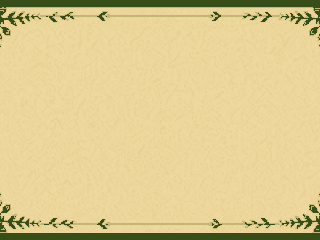
#> input picture game/assets/ui_pack_bg.png, 320 x 240 px
$ python -i build-pack-ui-from-gen.py   (imports and definitions only)
#> lines starting #> are read from the running program, lines starting #| are printed output that depends on the picture
#> further down, picture is the input picture: PIL image 320x240 RGBA; mean R, G, B, A 220.8, 202.5, 143.8, 255
#!/usr/bin/env python3
"""Lock text-to-image pack UI + gear icons into hard-pixel runtime assets."""
from __future__ import annotations

from pathlib import Path

import numpy as np
from PIL import Image

ROOT = Path(__file__).resolve().parents[1]
from asset_layout import ASSETS, GEAR, UI
DOCS = ROOT / "docs" / "promo"
GEN_BG = Path("/Users/ruska/.cursor/projects/Users-ruska-projects-3ds/assets/pack_bg_gen.png")
GEN_SHEET = Path("/Users/ruska/.cursor/projects/Users-ruska-projects-3ds/assets/gear_sheet_gen.png")

GEAR_IDS = ["tent", "drip", "tea", "rod", "cup", "cook"]
ICON_W, ICON_H = 48, 40


def quantize_rgba(im: Image.Image, colors: int) -> Image.Image:
    rgba = im.convert("RGBA")
    alpha = rgba.split()[-1]
    rgb = rgba.convert("RGB").quantize(colors=colors, method=Image.Quantize.MEDIANCUT)
    out = rgb.convert("RGBA")
    out.putalpha(alpha)
    return out


# [10 lines left out: function hard_pixel, not called in this run]


def to_transparent(im: Image.Image, thr: int = 28) -> Image.Image:
#> called with thr = 28
    arr = np.array(im.convert("RGBA"))
    dark = (arr[:, :, 0] < thr) & (arr[:, :, 1] < thr) & (arr[:, :, 2] < thr)
#> dark: shape (240, 320) bool; every value is 0
    arr[dark, 3] = 0
    return Image.fromarray(arr)


def fit_icon(im: Image.Image, tw: int = ICON_W, th: int = ICON_H) -> Image.Image:
    im = to_transparent(im)
    arr = np.array(im)
    ys, xs = np.where(arr[:, :, 3] > 16)
    if len(xs) == 0:
        return Image.new("RGBA", (tw, th), (0, 0, 0, 0))
    crop = im.crop((int(xs.min()), int(ys.min()), int(xs.max()) + 1, int(ys.max()) + 1))
    # leave 1px margin
    scale = min((tw - 2) / crop.width, (th - 2) / crop.height)
#> scale = 0.144
    nw = max(1, int(round(crop.width * scale)))
#> nw = 46
    nh = max(1, int(round(crop.height * scale)))
#> nh = 34
    # prefer nearest for hard pixels after slight downsample
    small = crop.resize((max(1, nw // 2 * 2 or 1), max(1, nh // 2 * 2 or 1)), Image.Resampling.BILINEAR)
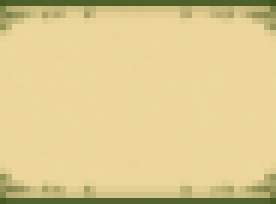
#> small: PIL image 46x34 RGBA (shown 6 times larger); mean R, G, B, A 221.1, 202.7, 144, 255
    # actually: resize to target with nearest after bilinear to mid
    mid_w = max(8, nw // 2)
#> mid_w = 23
    mid_h = max(8, nh // 2)
#> mid_h = 17
    mid = crop.resize((mid_w, mid_h), Image.Resampling.BILINEAR)
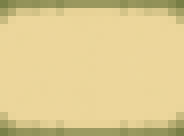
#> mid: PIL image 23x17 RGBA (shown 8 times larger); mean R, G, B, A 222.4, 203.7, 144.9, 255
    scaled = mid.resize((nw, nh), Image.Resampling.NEAREST)
    scaled = quantize_rgba(scaled, 24)
#> in quantize_rgba, `alpha = rgba.split()[-1]`: alpha: PIL image 46x34 L; every value is 255
    canvas = Image.new("RGBA", (tw, th), (0, 0, 0, 0))
#> canvas: PIL image 48x40 RGBA; every value is 0
    canvas.alpha_composite(scaled, ((tw - nw) // 2, (th - nh) // 2))
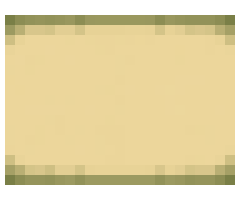
#> canvas: PIL image 48x40 RGBA (shown 5 times larger); mean R, G, B, A 181.3, 166, 118.1, 207.7; transparent parts drawn white
    return canvas


# [91 lines left out: functions build_pack_bg, build_gear_icons, main, not called in this run]


# [2 lines not run here, left out]

>>> from PIL import Image
>>> picture = Image.open('../game/assets/ui_pack_bg.png')
>>> result = fit_icon(picture)
